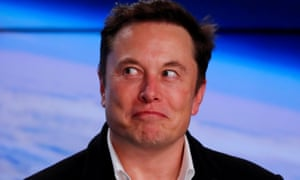
#> input picture Session 5/musk.jpg, 300 x 180 px
$ jupyter execute 'Session 5-1 & Convolutional and Noise Filtering .ipynb'
#> lines starting #> are read from the running program, lines starting #| are printed output that depends on the picture
# Convolutional Filtering and Noise Filtering

[cell 1]
# Importing Libraries
import cv2
import numpy as np
import matplotlib.pyplot as plt

[cell 2]
# read the image
img = cv2.imread("musk.jpg")
#> img is the input picture: shape (180, 300, 3); mean B, G, R 149.7, 101.5, 99.6

# Defining the kernel size
kernel_size = 3

for i in range(10):
    kernel = np.random.rand(kernel_size, kernel_size)
    #print(kernel)
    result = cv2.filter2D(img, -1, kernel, (-1, -1), delta=0, borderType=cv2.BORDER_DEFAULT)
#> this loop made 10 passes
#> pass 1, `result = cv2.filter2D(img, -1, kernel, (-1, -1), delta=0, borderType=c..`:
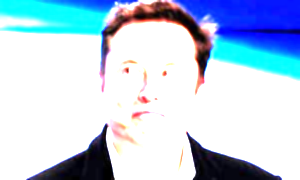
#> result: shape (180, 300, 3); mean B, G, R 228.9, 207.4, 187.5
#> pass 2, `result = cv2.filter2D(img, -1, kernel, (-1, -1), delta=0, borderType=c..`:
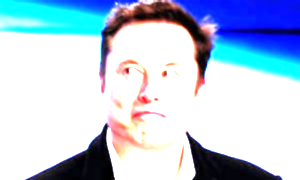
#> result: shape (180, 300, 3); mean B, G, R 223.9, 201, 183.1
#> pass 3, `result = cv2.filter2D(img, -1, kernel, (-1, -1), delta=0, borderType=c..`:
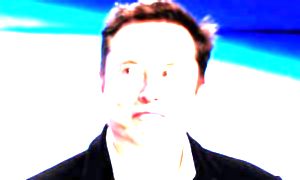
#> result: shape (180, 300, 3); mean B, G, R 228.6, 206.6, 186.8

plt.figure(figsize=[15,15])
plt.subplot(121);plt.imshow(img[...,::-1]);plt.title("Original Image")
plt.subplot(122);plt.imshow(result[...,::-1]);plt.title("Convolution Result")
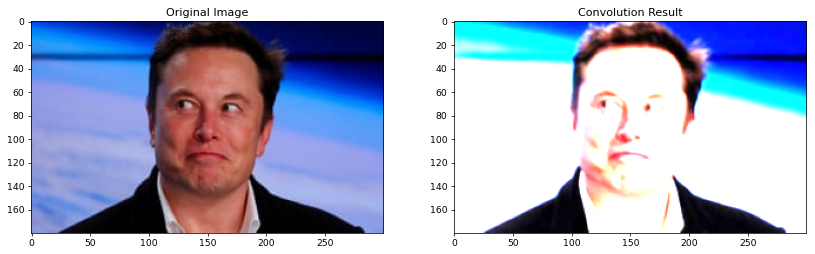
#> figure drawn by matplotlib, 2 panels

<h4>Convolution Graphical Visualisation

# Noise Filtering

[cell 3]
# Load Images
saltPepper = cv2.imread('SaltPepperNoise.png')
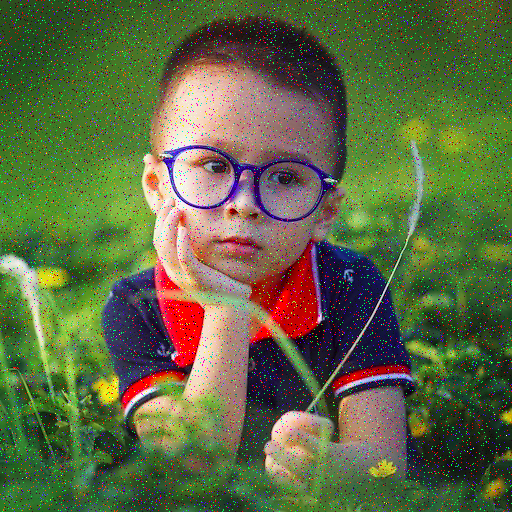
#> input picture Session 5/SaltPepperNoise.png, 512 x 512 px
#> saltPepper is the input picture: shape (512, 512, 3); mean B, G, R 66.3, 104.8, 93.9
gaussian = cv2.imread('gaussian_noise.png')
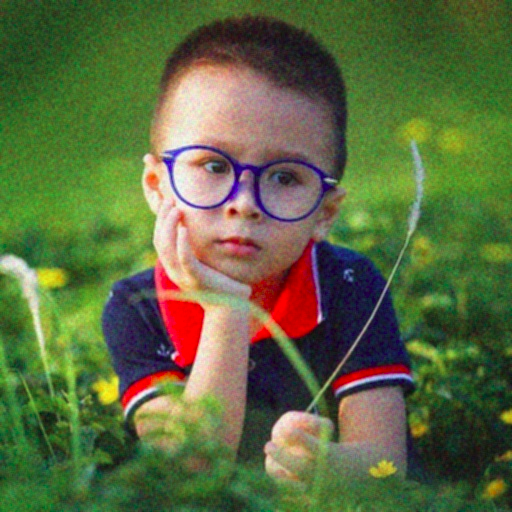
#> input picture Session 5/gaussian_noise.png, 512 x 512 px
#> gaussian is the input picture: shape (512, 512, 3); mean B, G, R 63.9, 105.8, 92.4

# Convert to rgb
saltPepper = cv2.cvtColor(saltPepper, cv2.COLOR_BGR2RGB)
gaussian = cv2.cvtColor(gaussian, cv2.COLOR_BGR2RGB)

[cell 4]
# Salt and Pepper noise filtering
saltPepperMedianFiltering = cv2.medianBlur(saltPepper,3)
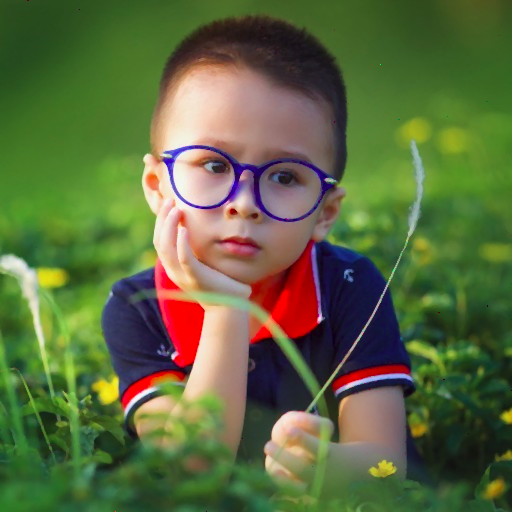
#> saltPepperMedianFiltering: shape (512, 512, 3); mean R, G, B 92.6, 105.4, 62.9
saltPepperBilateralFiltering = cv2.bilateralFilter(saltPepper,d=10, sigmaColor=200, sigmaSpace=80)
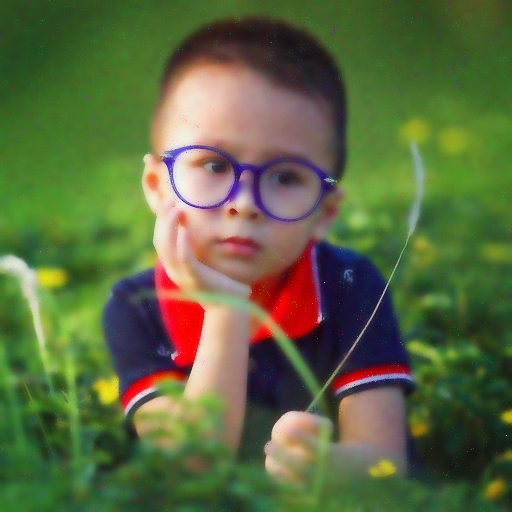
#> saltPepperBilateralFiltering: shape (512, 512, 3); mean R, G, B 92.6, 104.7, 64
#https://homepages.inf.ed.ac.uk/rbf/CVonline/LOCAL_COPIES/MANDUCHI1/Bilateral_Filtering.html#The%20Idea
#A bilateral filter is a non-linear, edge-preserving, and noise-reducing smoothing filter for images. It replaces the intensity of each pixel with a weighted average of intensity values from nearby pixels. This weight can be based on a Gaussian distribution.

plt.figure(figsize=[20,20])
plt.subplot(131);plt.imshow(saltPepper);plt.title('Salt n Pepper Noise')
plt.subplot(132);plt.imshow(saltPepperMedianFiltering);plt.title('Median Filtering')
plt.subplot(133);plt.imshow(saltPepperBilateralFiltering);plt.title('Bilateral Filtering')

[cell 5]
# Gaussian Noise filtering
gaussianMedianFiltering = cv2.medianBlur(gaussian, 7)
gaussianBilateralFiltering = cv2.bilateralFilter(gaussian, d=15, sigmaColor=70, sigmaSpace=40)

plt.figure(figsize=[20,20])
plt.subplot(131);plt.imshow(gaussian);plt.title('Gaussian Noise')
plt.subplot(132);plt.imshow(gaussianMedianFiltering);plt.title('Median Filtering')
plt.subplot(133);plt.imshow(gaussianBilateralFiltering);plt.title('Bilateral Filtering')

[cell 6]
# Gaussian Noise excessive filtering
gHeavyMedianFiltering = cv2.medianBlur(gaussian, 13)
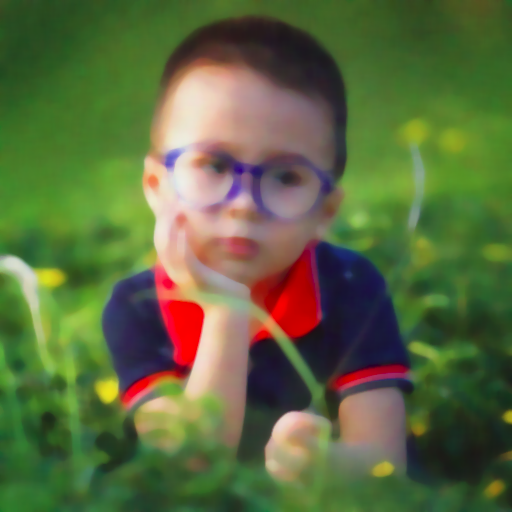
#> gHeavyMedianFiltering: shape (512, 512, 3); mean R, G, B 92.4, 105.6, 63.2
gHeavyBilateralFiltering = cv2.bilateralFilter(gaussian, d=20, sigmaColor=100, sigmaSpace=40)

plt.figure(figsize=[20,20])
plt.subplot(131);plt.imshow(gaussian);plt.title('Gaussian Noise')
plt.subplot(132);plt.imshow(gHeavyMedianFiltering);plt.title('Heavy Median Filtering')
plt.subplot(133);plt.imshow(gHeavyBilateralFiltering);plt.title('Heavy Bilateral Filtering')
